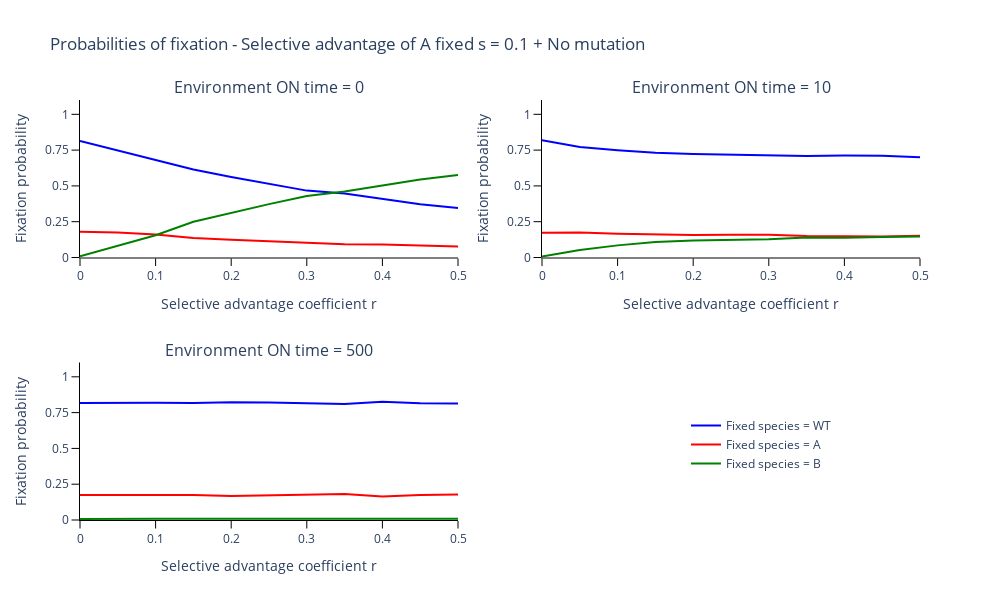

The cell this chart's notebook holds for it:
### Markdown cell above
### Plot probability of fixation to WT, A and B

### Code cell
# Trace names - represent the species that fix used for the simulation
trace_name = ['Fixed species = {}'.format(s) for s in species]

fig = go.Figure()
fig = make_subplots(rows=int(np.ceil(len(panels)/2)), cols=2, subplot_titles=tuple('Environment ON time = {}'.format(t) for t in choices_t))

# Add traces of the fixation probabilities
for t, _ in enumerate(choices_t):
    if t != 0: 
        fig.add_trace(
            go.Scatter(
                y = prob_fix_WT[:, t],
                x = choices_r,
                mode = 'lines',
                name = trace_name[0],
                showlegend = False,
                line_color = colours[0]
            ),
            row= int(np.floor(t / 2)) + 1,
            col= t % 2 + 1
        )

        fig.add_trace(
            go.Scatter(
                y = prob_fix_A[:, t],
                x = choices_r,
                mode = 'lines',
                name = trace_name[1],
                showlegend = False,
                line_color = colours[1],
            ),
            row= int(np.floor(t / 2)) + 1,
            col= t % 2 + 1
        )

        fig.add_trace(
            go.Scatter(
                y = prob_fix_B[:, t],
                x = choices_r,
                mode = 'lines',
                name = trace_name[2],
                showlegend = False,
                line_color = colours[2]
            ),
            row= int(np.floor(t / 2)) + 1,
            col= t % 2 + 1
        )
    
    else:
        fig.add_trace(
            go.Scatter(
                y = prob_fix_WT[:, t],
                x = choices_r,
                mode = 'lines',
                name = trace_name[0],
                line_color = colours[0]
            ),
            row= int(np.floor(t / 2)) + 1,
            col= t % 2 + 1
        )

        fig.add_trace(
            go.Scatter(
                y = prob_fix_A[:, t],
                x = choices_r,
                mode = 'lines',
                name = trace_name[1],
                line_color = colours[1],
            ),
            row= int(np.floor(t / 2)) + 1,
            col= t % 2 + 1
        )

        fig.add_trace(
            go.Scatter(
                y = prob_fix_B[:, t],
                x = choices_r,
                mode = 'lines',
                name = trace_name[2],
                line_color = colours[2]
            ),
            row= int(np.floor(t / 2)) + 1,
            col= t % 2 + 1
        )

fig.update_yaxes(ticks='outside', tickcolor='black', ticklen=7.5, title_text='Fixation probability')
fig.update_xaxes(ticks='outside', tickcolor='black', ticklen=7.5, title_text='Selective advantage coefficient r')

fig.update_layout(
    title='Probabilities of fixation - Selective advantage of A fixed s = 0.1 + No mutation',
    width=1000, 
    height=600,
    plot_bgcolor='white',
    xaxis=dict(linecolor='black'),
    yaxis=dict(linecolor='black',
        range = [0, 1.1],
        tickvals=np.arange(0, 1.1, 0.25).tolist(),
        ticktext=['0', '0.25', '0.5', '0.75', '1']),
    xaxis2=dict(linecolor='black'),
    yaxis2=dict(linecolor='black',
        range = [0, 1.1],
        tickvals=np.arange(0, 1.1, 0.25).tolist(),
        ticktext=['0', '0.25', '0.5', '0.75', '1']),
    xaxis3=dict(linecolor='black'),
    yaxis3=dict(linecolor='black',
        range = [0, 1.1],
        tickvals=np.arange(0, 1.1, 0.25).tolist(),
        ticktext=['0', '0.25', '0.5', '0.75', '1']),
    legend=dict(
        yanchor='bottom',
        y=0.1,
        xanchor='right',
        x=0.9)
)

fig.write_image('images/Stem-wf-fixation-all-nonmut.pdf')
fig.show()

### Figure 1 — Plotly figure (JSON) as saved in the notebook; plotly's stock layout.template omitted (floating-point values rounded to 4 significant figures)
{"data": [{"line": {"color": "blue"}, "mode": "lines", "name": "Fixed species = WT", "type": "scatter", "x": [0, 0.05, 0.1, 0.15, 0.2, 0.25, 0.3, 0.35, 0.4, 0.45, 0.5], "xaxis": "x", "y": [0.8133, 0.7469, 0.6838, 0.6143, 0.5622, 0.5137, 0.4671, 0.4462, 0.4065, 0.372, 0.3455], "yaxis": "y"}, {"line": {"color": "red"}, "mode": "lines", "name": "Fixed species = A", "type": "scatter", "x": [0, 0.05, 0.1, 0.15, 0.2, 0.25, 0.3, 0.35, 0.4, 0.45, 0.5], "xaxis": "x", "y": [0.179, 0.174, 0.1603, 0.1361, 0.1248, 0.1134, 0.1034, 0.0933, 0.09, 0.0835, 0.0774], "yaxis": "y"}, {"line": {"color": "green"}, "mode": "lines", "name": "Fixed species = B", "type": "scatter", "x": [0, 0.05, 0.1, 0.15, 0.2, 0.25, 0.3, 0.35, 0.4, 0.45, 0.5], "xaxis": "x", "y": [0.0077, 0.0791, 0.1559, 0.2496, 0.313, 0.3729, 0.4295, 0.4605, 0.5035, 0.5445, 0.5771], "yaxis": "y"}, {"line": {"color": "blue"}, "mode": "lines", "name": "Fixed species = WT", "showlegend": false, "type": "scatter", "x": [0, 0.05, 0.1, 0.15, 0.2, 0.25, 0.3, 0.35, 0.4, 0.45, 0.5], "xaxis": "x2", "y": [0.8194, 0.7718, 0.7492, 0.732, 0.7237, 0.7175, 0.7122, 0.7092, 0.7125, 0.7107, 0.7003], "yaxis": "y2"}, {"line": {"color": "red"}, "mode": "lines", "name": "Fixed species = A", "showlegend": false, "type": "scatter", "x": [0, 0.05, 0.1, 0.15, 0.2, 0.25, 0.3, 0.35, 0.4, 0.45, 0.5], "xaxis": "x2", "y": [0.1733, 0.1754, 0.1661, 0.1603, 0.1568, 0.1582, 0.1597, 0.1505, 0.1497, 0.1465, 0.1524], "yaxis": "y2"}, {"line": {"color": "green"}, "mode": "lines", "name": "Fixed species = B", "showlegend": false, "type": "scatter", "x": [0, 0.05, 0.1, 0.15, 0.2, 0.25, 0.3, 0.35, 0.4, 0.45, 0.5], "xaxis": "x2", "y": [0.0073, 0.0528, 0.0847, 0.1077, 0.1195, 0.1243, 0.1281, 0.1403, 0.1378, 0.1428, 0.1473], "yaxis": "y2"}, {"line": {"color": "blue"}, "mode": "lines", "name": "Fixed species = WT", "showlegend": false, "type": "scatter", "x": [0, 0.05, 0.1, 0.15, 0.2, 0.25, 0.3, 0.35, 0.4, 0.45, 0.5], "xaxis": "x3", "y": [0.8179, 0.8193, 0.8191, 0.8166, 0.8221, 0.8208, 0.8129, 0.8098, 0.8261, 0.8162, 0.8132], "yaxis": "y3"}, {"line": {"color": "red"}, "mode": "lines", "name": "Fixed species = A", "showlegend": false, "type": "scatter", "x": [0, 0.05, 0.1, 0.15, 0.2, 0.25, 0.3, 0.35, 0.4, 0.45, 0.5], "xaxis": "x3", "y": [0.1749, 0.175, 0.172, 0.1752, 0.1682, 0.1719, 0.1793, 0.1808, 0.1647, 0.1752, 0.1775], "yaxis": "y3"}, {"line": {"color": "green"}, "mode": "lines", "name": "Fixed species = B", "showlegend": false, "type": "scatter", "x": [0, 0.05, 0.1, 0.15, 0.2, 0.25, 0.3, 0.35, 0.4, 0.45, 0.5], "xaxis": "x3", "y": [0.0072, 0.0057, 0.0089, 0.0082, 0.0097, 0.0073, 0.0078, 0.0094, 0.0092, 0.0086, 0.0093], "yaxis": "y3"}], "layout": {"annotations": [{"font": {"size": 16}, "showarrow": false, "text": "Environment ON time = 0", "x": 0.225, "xanchor": "center", "xref": "paper", "y": 1, "yanchor": "bottom", "yref": "paper"}, {"font": {"size": 16}, "showarrow": false, "text": "Environment ON time = 10", "x": 0.775, "xanchor": "center", "xref": "paper", "y": 1, "yanchor": "bottom", "yref": "paper"}, {"font": {"size": 16}, "showarrow": false, "text": "Environment ON time = 500", "x": 0.225, "xanchor": "center", "xref": "paper", "y": 0.375, "yanchor": "bottom", "yref": "paper"}], "height": 600, "legend": {"x": 0.9, "xanchor": "right", "y": 0.1, "yanchor": "bottom"}, "plot_bgcolor": "white", "title": {"text": "Probabilities of fixation - Selective advantage of A fixed s = 0.1 + No mutation"}, "width": 1000, "xaxis": {"anchor": "y", "domain": [0, 0.45], "linecolor": "black", "tickcolor": "black", "ticklen": 7.5, "ticks": "outside", "title": {"text": "Selective advantage coefficient r"}}, "xaxis2": {"anchor": "y2", "domain": [0.55, 1], "linecolor": "black", "tickcolor": "black", "ticklen": 7.5, "ticks": "outside", "title": {"text": "Selective advantage coefficient r"}}, "xaxis3": {"anchor": "y3", "domain": [0, 0.45], "linecolor": "black", "tickcolor": "black", "ticklen": 7.5, "ticks": "outside", "title": {"text": "Selective advantage coefficient r"}}, "xaxis4": {"anchor": "y4", "domain": [0.55, 1], "tickcolor": "black", "ticklen": 7.5, "ticks": "outside", "title": {"text": "Selective advantage coefficient r"}}, "yaxis": {"anchor": "x", "domain": [0.625, 1], "linecolor": "black", "range": [0, 1.1], "tickcolor": "black", "ticklen": 7.5, "ticks": "outside", "ticktext": ["0", "0.25", "0.5", "0.75", "1"], "tickvals": [0, 0.25, 0.5, 0.75, 1], "title": {"text": "Fixation probability"}}, "yaxis2": {"anchor": "x2", "domain": [0.625, 1], "linecolor": "black", "range": [0, 1.1], "tickcolor": "black", "ticklen": 7.5, "ticks": "outside", "ticktext": ["0", "0.25", "0.5", "0.75", "1"], "tickvals": [0, 0.25, 0.5, 0.75, 1], "title": {"text": "Fixation probability"}}, "yaxis3": {"anchor": "x3", "domain": [0, 0.375], "linecolor": "black", "range": [0, 1.1], "tickcolor": "black", "ticklen": 7.5, "ticks": "outside", "ticktext": ["0", "0.25", "0.5", "0.75", "1"], "tickvals": [0, 0.25, 0.5, 0.75, 1], "title": {"text": "Fixation probability"}}, "yaxis4": {"anchor": "x4", "domain": [0, 0.375], "tickcolor": "black", "ticklen": 7.5, "ticks": "outside", "title": {"text": "Fixation probability"}}}}
